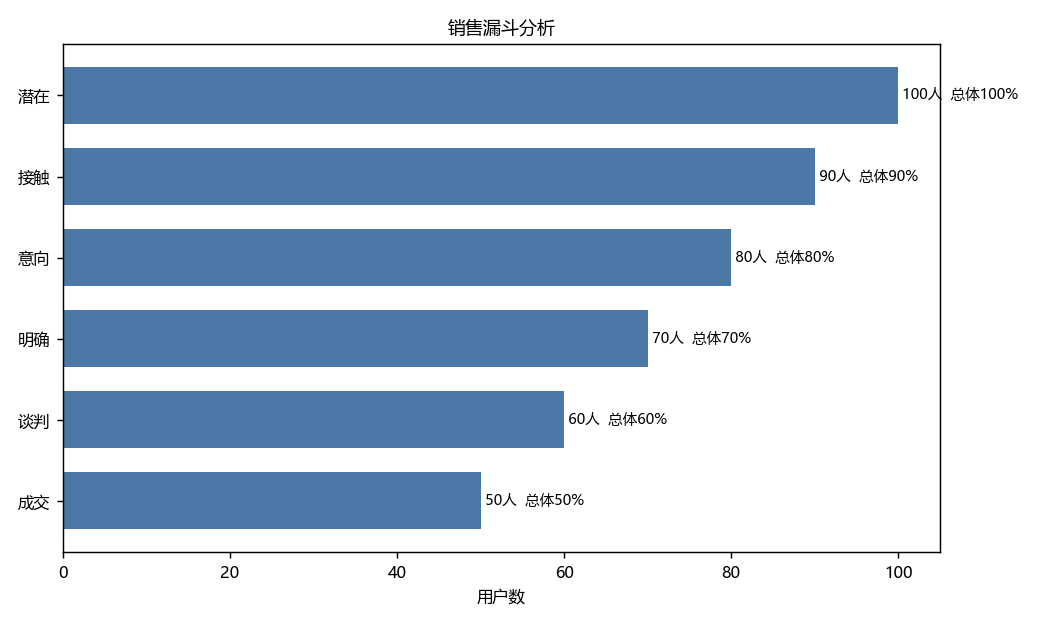

This chart was generated by the following Python code:
"""第2章 漏斗图 -> Python
原素材: 2-1漏斗图-参考.xlsx (销售漏斗8阶段: 潜在100->接触90->意向80->明确70->谈判60->成交50)
内涵: 漏斗分析展示用户在转化路径各阶段的人数、阶段转化率(本阶段/上一阶段)与总体转化率(本阶段/潜在),
      定位流失环节。
"""
from pathlib import Path
import pandas as pd
import matplotlib.pyplot as plt

plt.rcParams['font.sans-serif'] = ['Microsoft YaHei']
plt.rcParams['axes.unicode_minus'] = False
plt.rcParams['font.size'] = 9

ROOT = Path(__file__).resolve().parent.parent
F = ROOT / "CDA 教材资料2025" / "1《CDA 一级认证教材：商业数据分析》" / "第2章 数据分析方法" / "1、分析的基础范式" / "data-有答案" / "2-1漏斗图-参考.xlsx"
raw = pd.read_excel(F, sheet_name="Sheet1", header=None, skiprows=3)
raw = raw.iloc[:, [0, 2]].copy()
raw.columns = ["阶段", "用户数"]
raw = raw.dropna(subset=["阶段"]).reset_index(drop=True)
raw["用户数"] = pd.to_numeric(raw["用户数"], errors="coerce")
raw = raw.dropna(subset=["用户数"]).reset_index(drop=True)
raw["总体转化率"] = raw["用户数"] / raw["用户数"].iloc[0]
raw["阶段转化率"] = raw["用户数"] / raw["用户数"].shift(1)
raw.loc[0, "阶段转化率"] = 1.0
print("== 销售漏斗 ==")
print(raw.to_string(index=False))

fig, ax = plt.subplots(figsize=(8, 4.8))
y = range(len(raw))
w = raw["用户数"].values
ax.barh(y, w, height=0.7, color="#4C78A8")
ax.set_yticks(y); ax.set_yticklabels(raw["阶段"], fontsize=9)
ax.invert_yaxis()
for i, r in raw.iterrows():
    ax.text(r["用户数"], i, f' {r["用户数"]}人  总体{r["总体转化率"]:.0%}', va="center", fontsize=8)
ax.set_title("销售漏斗分析", fontsize=10)
ax.set_xlabel("用户数")
plt.tight_layout()
out = Path(__file__).resolve().parent / "第02章_漏斗图.png"
plt.savefig(out, dpi=130)
print(f"\n图已保存: {out.name}")
